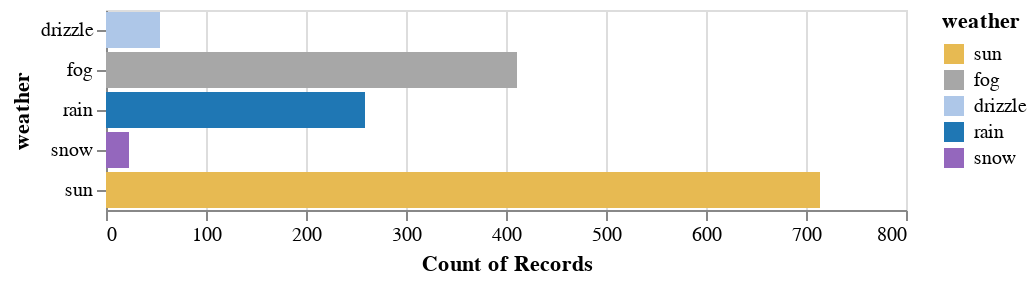

The notebook cell saved with this chart:
### Code cell
bars = alt.Chart(settle_data).mark_bar().encode(
    x="count()",
    y="weather:N",
    color=alt.condition(click, color, alt.value("lightgray"))
).add_selection(
    click
)

bars

### Figure 1 — Vega-Lite specification as saved in the notebook (floating-point values rounded to 4 significant figures; data arrays with more than 128 entries replaced by an {"elided": "..."} marker saying what was removed)
{"config": {"view": {"continuousWidth": 400, "continuousHeight": 300}}, "data": {"name": "data-830c39fec90146253fb06a06c26374ef"}, "mark": "bar", "encoding": {"color": {"condition": {"type": "nominal", "field": "weather", "scale": {"domain": ["sun", "fog", "drizzle", "rain", "snow"], "range": ["#e7ba52", "#a7a7a7", "#aec7e8", "#1f77b4", "#9467bd"]}, "selection": "selector002"}, "value": "lightgray"}, "x": {"type": "quantitative", "aggregate": "count"}, "y": {"type": "nominal", "field": "weather"}}, "selection": {"selector002": {"type": "multi", "encodings": ["color"]}}, "$schema": "https://vega.github.io/schema/vega-lite/v4.8.1.json", "datasets": {"data-830c39fec90146253fb06a06c26374ef": {"elided": "1461 records"}}}
